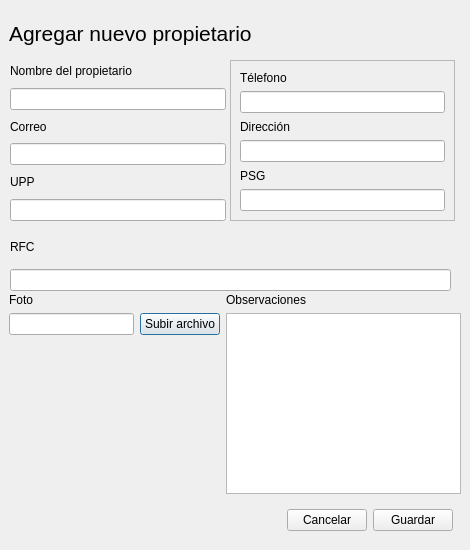
<?xml version="1.0" encoding="UTF-8"?>
<ui version="4.0">
 <class>Dialog</class>
 <widget class="QDialog" name="Dialog">
  <property name="geometry">
   <rect>
    <x>0</x>
    <y>0</y>
    <width>470</width>
    <height>550</height>
   </rect>
  </property>
  <property name="windowTitle">
   <string>Agregar propietario</string>
  </property>
  <widget class="QWidget" name="widget_4" native="true">
   <property name="geometry">
    <rect>
     <x>9</x>
     <y>9</y>
     <width>452</width>
     <height>48</height>
    </rect>
   </property>
   <layout class="QHBoxLayout" name="horizontalLayout_2">
    <item>
     <widget class="QLabel" name="label">
      <property name="font">
       <font>
        <family>Segoe UI</family>
        <pointsize>16</pointsize>
       </font>
      </property>
      <property name="text">
       <string>Agregar nuevo propietario</string>
      </property>
     </widget>
    </item>
    <item>
     <spacer name="horizontalSpacer_2">
      <property name="orientation">
       <enum>Qt::Horizontal</enum>
      </property>
      <property name="sizeHint" stdset="0">
       <size>
        <width>207</width>
        <height>20</height>
       </size>
      </property>
     </spacer>
    </item>
   </layout>
  </widget>
  <widget class="QWidget" name="widget_5" native="true">
   <property name="geometry">
    <rect>
     <x>9</x>
     <y>293</y>
     <width>211</width>
     <height>201</height>
    </rect>
   </property>
   <layout class="QGridLayout" name="gridLayout_2">
    <item row="1" column="1">
     <widget class="QPushButton" name="indexbtn2">
      <property name="text">
       <string>Subir archivo</string>
      </property>
      <property name="icon">
       <iconset resource="resources.qrc">
        <normaloff>:/icons/img/icons/cargar.png</normaloff>:/icons/img/icons/cargar.png</iconset>
      </property>
      <property name="iconSize">
       <size>
        <width>20</width>
        <height>20</height>
       </size>
      </property>
      <property name="checkable">
       <bool>true</bool>
      </property>
      <property name="autoExclusive">
       <bool>true</bool>
      </property>
     </widget>
    </item>
    <item row="1" column="0">
     <widget class="QLineEdit" name="lineEdit_4"/>
    </item>
    <item row="2" column="0">
     <spacer name="verticalSpacer">
      <property name="orientation">
       <enum>Qt::Vertical</enum>
      </property>
      <property name="sizeHint" stdset="0">
       <size>
        <width>20</width>
        <height>111</height>
       </size>
      </property>
     </spacer>
    </item>
    <item row="0" column="0" colspan="2">
     <widget class="QLabel" name="label_12">
      <property name="text">
       <string>Foto</string>
      </property>
     </widget>
    </item>
   </layout>
  </widget>
  <widget class="QWidget" name="widget_3" native="true">
   <property name="geometry">
    <rect>
     <x>226</x>
     <y>293</y>
     <width>235</width>
     <height>201</height>
    </rect>
   </property>
   <layout class="QGridLayout" name="gridLayout">
    <item row="0" column="1">
     <widget class="QLabel" name="label_11">
      <property name="text">
       <string>Observaciones</string>
      </property>
     </widget>
    </item>
    <item row="1" column="1">
     <widget class="QTextEdit" name="textEdit"/>
    </item>
   </layout>
  </widget>
  <widget class="QWidget" name="widget" native="true">
   <property name="geometry">
    <rect>
     <x>9</x>
     <y>500</y>
     <width>444</width>
     <height>41</height>
    </rect>
   </property>
   <layout class="QHBoxLayout" name="horizontalLayout">
    <item>
     <spacer name="horizontalSpacer">
      <property name="orientation">
       <enum>Qt::Horizontal</enum>
      </property>
      <property name="sizeHint" stdset="0">
       <size>
        <width>264</width>
        <height>20</height>
       </size>
      </property>
     </spacer>
    </item>
    <item>
     <widget class="QPushButton" name="pushButton">
      <property name="text">
       <string>Cancelar</string>
      </property>
     </widget>
    </item>
    <item>
     <widget class="QPushButton" name="pushButton_2">
      <property name="text">
       <string>Guardar</string>
      </property>
     </widget>
    </item>
   </layout>
  </widget>
  <widget class="QWidget" name="widget_2" native="true">
   <property name="geometry">
    <rect>
     <x>10</x>
     <y>60</y>
     <width>216</width>
     <height>161</height>
    </rect>
   </property>
   <layout class="QVBoxLayout" name="verticalLayout_3">
    <item>
     <widget class="QLabel" name="label_9">
      <property name="text">
       <string>Nombre del propietario</string>
      </property>
     </widget>
    </item>
    <item>
     <widget class="QLineEdit" name="lineEdit_3"/>
    </item>
    <item>
     <widget class="QLabel" name="label_10">
      <property name="text">
       <string>Correo</string>
      </property>
     </widget>
    </item>
    <item>
     <widget class="QLineEdit" name="lineEdit_5"/>
    </item>
    <item>
     <widget class="QLabel" name="label_13">
      <property name="text">
       <string>UPP</string>
      </property>
     </widget>
    </item>
    <item>
     <widget class="QLineEdit" name="lineEdit_6"/>
    </item>
   </layout>
  </widget>
  <widget class="QFrame" name="frame">
   <property name="geometry">
    <rect>
     <x>230</x>
     <y>60</y>
     <width>225</width>
     <height>161</height>
    </rect>
   </property>
   <property name="frameShape">
    <enum>QFrame::StyledPanel</enum>
   </property>
   <property name="frameShadow">
    <enum>QFrame::Raised</enum>
   </property>
   <layout class="QVBoxLayout" name="verticalLayout_4">
    <item>
     <widget class="QLabel" name="label_14">
      <property name="text">
       <string>Télefono</string>
      </property>
     </widget>
    </item>
    <item>
     <widget class="QLineEdit" name="lineEdit_7"/>
    </item>
    <item>
     <widget class="QLabel" name="label_15">
      <property name="text">
       <string>Dirección</string>
      </property>
     </widget>
    </item>
    <item>
     <widget class="QLineEdit" name="lineEdit_8"/>
    </item>
    <item>
     <widget class="QLabel" name="label_16">
      <property name="text">
       <string>PSG</string>
      </property>
     </widget>
    </item>
    <item>
     <widget class="QLineEdit" name="lineEdit_9"/>
    </item>
   </layout>
  </widget>
  <widget class="QWidget" name="widget_6" native="true">
   <property name="geometry">
    <rect>
     <x>10</x>
     <y>230</y>
     <width>441</width>
     <height>61</height>
    </rect>
   </property>
   <layout class="QVBoxLayout" name="verticalLayout_5">
    <item>
     <widget class="QLabel" name="label_17">
      <property name="text">
       <string>RFC</string>
      </property>
     </widget>
    </item>
    <item>
     <widget class="QLineEdit" name="lineEdit_10"/>
    </item>
   </layout>
  </widget>
 </widget>
 <resources>
  <include location="resources.qrc"/>
 </resources>
 <connections/>
</ui>
